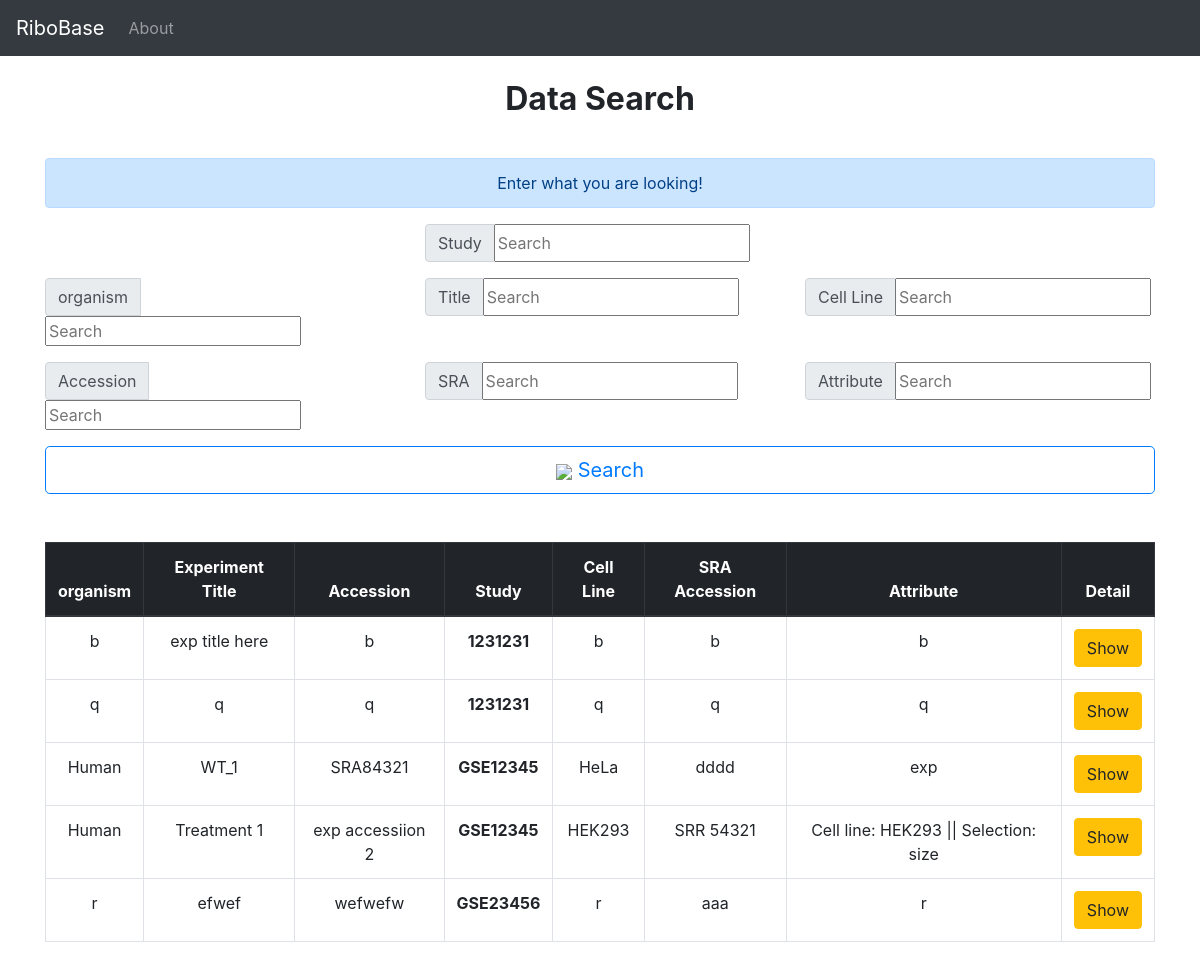
The app's page /DataSearch/, older data.
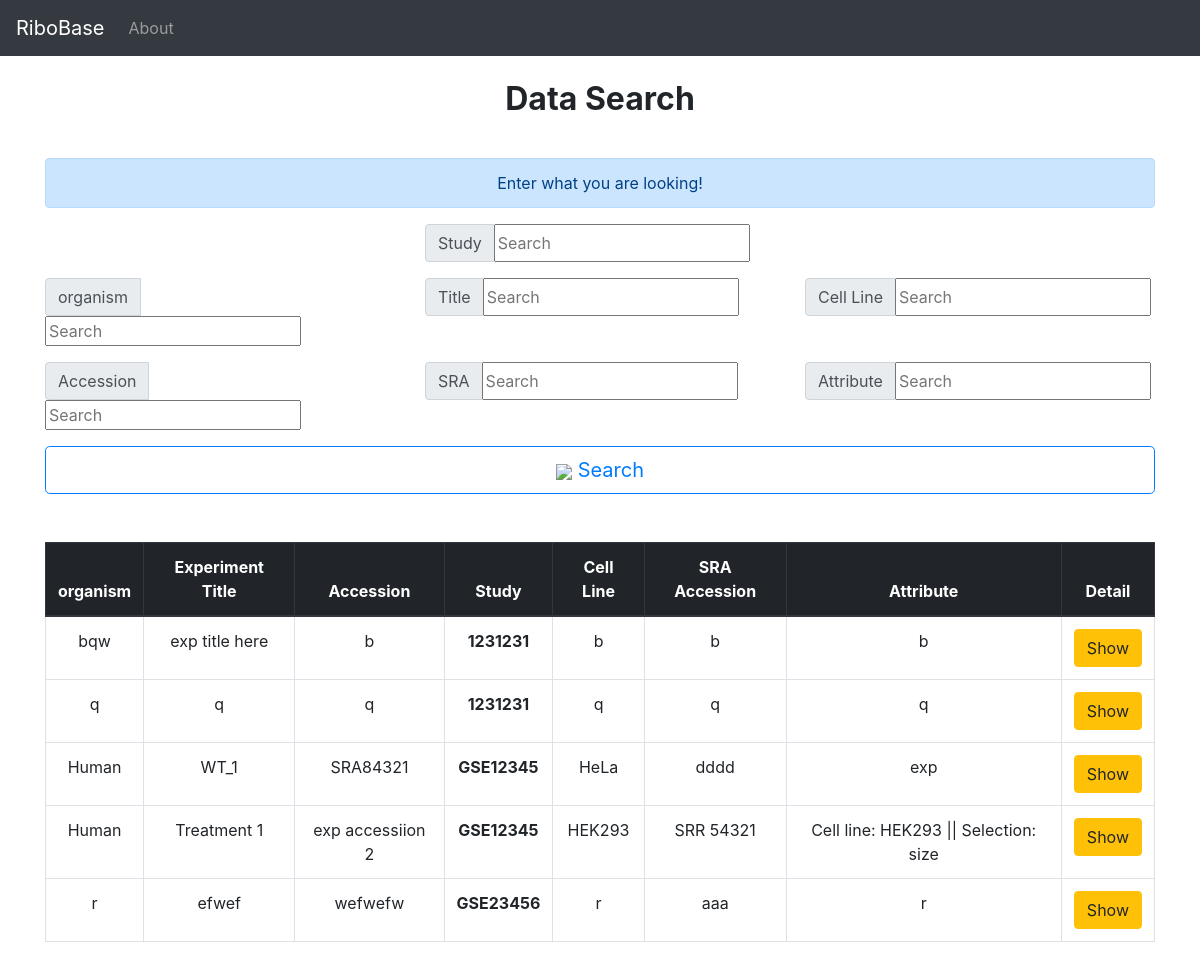
The same page, newer data.
### project/models.py (models this page shows, shortened)
class Experiment(models.Model):
    study = models.ForeignKey('Study',blank = False,on_delete = models.CASCADE,related_name="experiment")
    experiment_alias = models.CharField(max_length = 200,unique = True,blank = False)
    experiment_accession = models.CharField(max_length = 200,unique = True,blank = False)
    experiment_title = models.CharField(max_length = 200,blank = False)
    study_name = models.CharField(max_length = 200,blank = False)
    design_description = models.TextField(max_length = 200,blank = True)
    sample_accession = models.CharField(max_length = 200,blank = True)
    sample_attribute = models.TextField(max_length = 200,blank = True)
    library_strategy = models.CharField(max_length = 200,blank = True)
    library_layout = models.CharField(max_length = 200,blank = True)
    library_construction_protocol = models.TextField(max_length = 200,blank = True)
    platform = models.CharField(max_length = 200,blank = False)
    platform_parameters = models.CharField(max_length = 200,blank = False)
    xref_link = models.CharField(max_length = 200,blank = False)
    experiment_attribute = models.CharField(max_length = 200,blank = False)
    submission_accession = models.CharField(max_length = 200,blank = False)
    sradb_updated = models.CharField(max_length = 200,blank = False)
    organism = models.CharField(max_length = 200,blank = False)
    cell_line = models.CharField(max_length = 200,blank = False)
    experiment_file = models.FileField(blank = True,null = True)
    create_date = models.DateTimeField(auto_now_add = True)

class Study(models.Model):
    geo_accession = models.CharField( max_length = 50,unique = True,blank = False)
    study_accession = models.CharField(max_length = 50,unique = True,blank = False)
    study_title = models.CharField(max_length = 200,unique = False,blank = True)
    study_type = models.CharField(max_length = 100,unique = False,blank = True)
    study_abstract = models.TextField(blank = True)
    study_description = models.CharField(max_length = 200,unique = False,blank = True)
    xref_link = models.CharField(max_length = 200,unique = False,blank = True)
    submission_accession = models.CharField(max_length = 50,unique = False,blank = True)
    sradb_updated = models.CharField(max_length = 200,unique = False,blank = True)
    create_date = models.DateTimeField(auto_now_add = True)
    def __str__(self):
        return self.geo_accession

### project/views.py (the view)
# urls.py: path('DataSearch/',views.DataSearch,name="DataSearch"),
def DataSearch(request):
    keyword_Organism = request.GET.get("keyword_organism")
    keyword_Study = request.GET.get("keyword_study")
    keyword_Cell_line = request.GET.get("keyword_cell_line")
    keyword_Title = request.GET.get("keyword_experiment_title")
    keyword_Accession = request.GET.get("keyword_experiment_accession")
    keyword_sra = request.GET.get("keyword_sample_accession")
    keyword_Attribute = request.GET.get("keyword_experiment_attribute")
    if keyword_Organism:
        experiments = Experiment.objects.filter(organism__contains=keyword_Organism)
        return render(request,"DataSearch.html",{"experiments":experiments})
    if keyword_Study:
        study = Study.objects.get(geo_accession=keyword_Study)
        experiments = Experiment.objects.filter(study__geo_accession = study.geo_accession)
        return render(request,"DataSearch.html",{"experiments":experiments})
    if keyword_Cell_line:
        experiments = Experiment.objects.filter(cell_line__contains=keyword_Cell_line)
        return render(request,"DataSearch.html",{"experiments":experiments})
    if keyword_Title:
        experiments = Experiment.objects.filter(experiment_title__contains=keyword_Title)
        return render(request,"DataSearch.html",{"experiments":experiments})
    if keyword_Accession:
        experiments = Experiment.objects.filter(experiment_accession__contains=keyword_Accession)
        return render(request,"DataSearch.html",{"experiments":experiments})
    if keyword_sra:
        experiments = Experiment.objects.filter(sample_accession__contains=keyword_sra)
        return render(request,"DataSearch.html",{"experiments":experiments})
    if keyword_Attribute:
        experiments = Experiment.objects.filter(experiment_attribute__contains=keyword_Attribute)
        return render(request,"DataSearch.html",{"experiments":experiments})
    experiments = Experiment.objects.all()
    return render(request,"DataSearch.html",{"experiments":experiments})

### templates/DataSearch.html (shortened to what this page needs)
{% extends "layout.html" %}
{% block body %}
<br>
<h2><center><p class="font-weight-bold">Data Search</p></center></h2>
<br>
<div class="alert alert-primary" role="alert">
  <center>Enter what you are looking!</center>
</div>
<form>
<div class="row">
  <div class="col-md-8 offset-md-4">
    <div class="input-group mb-3">
      <div class="input-group-prepend">
        <span class="input-group-text" id="inputGroup-sizing-default">Study</span>
      </div>
      <input type="text" name = "keyword_study" class="form-sm" placeholder="Search">
    </div>
  </div>
</div>
<div class="row">
  <div class="col-6 col-md-4">
    <div class="input-group mb-3">
      <div class="input-group-prepend">
        <span class="input-group-text" id="inputGroup-sizing-default">organism</span>
      </div>
      <input type="text" name = "keyword_organism" class="form-sm" placeholder="Search">
    </div>
  </div>
  <div class="col-6 col-md-4">
    <div class="input-group mb-3">
      <div class="input-group-prepend">
        <span class="input-group-text" id="inputGroup-sizing-default">Title</span>
      </div>
      <input type="text" name = "keyword_experiment_title" class="form-sm" placeholder="Search">
    </div>
  </div>
  <div class="col-6 col-md-4">
    <div class="input-group mb-3">
      <div class="input-group-prepend">
        <span class="input-group-text" id="inputGroup-sizing-default">Cell Line</span>
      </div>
      <input type="text" name = "keyword_cell_line" class="form-sm" placeholder="Search">
    </div>
  </div>
</div>
<div class="row">
  <div class="col-6 col-md-4">
    <div class="input-group mb-3">
      <div class="input-group-prepend">
        <span class="input-group-text" id="inputGroup-sizing-default">Accession</span>
      </div>
      <input type="text" name = "keyword_experiment_accession" class="form-sm" placeholder="Search">
    </div>
  </div>
  <div class="col-6 col-md-4">
    <div class="input-group mb-3">
      <div class="input-group-prepend">
        <span class="input-group-text" id="inputGroup-sizing-default">SRA</span>
      </div>
      <input type="text" name = "keyword_sample_accession" class="form-sm" placeholder="Search">
    </div>
  </div>
  <div class="col-6 col-md-4">
    <div class="input-group mb-3">
      <div class="input-group-prepend">
        <span class="input-group-text" id="inputGroup-sizing-default">Attribute</span>
      </div>
      <input type="text" name = "keyword_experiment_attribute" class="form-sm" placeholder="Search">
    </div>
  </div>
</div>
<button type = "submit" class="btn btn-outline-primary btn-lg btn-block"><img src="https://img.icons8.com/material-sharp/24/000000/search.png">  Search</button>
</form>
<br><br>
  <table class="table table-bordered table-hover">
    <thead class="thead-dark">
      <tr>
        <th scope="col"><center>organism</center></th>
        <th scope="col"><center>Experiment Title</center></th>
        <th scope="col"><center>Accession</center></th>
        <th scope="col"><center>Study</center></th>
        <th scope="col"><center>Cell Line</center></th>
        <th scope="col"><center>SRA Accession</center></th>
        <th scope="col"><center>Attribute</center></th>
        <th scope="col"><center>Detail</center></th>
      </tr>
    </thead>
    <tbody>
    {% if experiments %}
    {% for experiment in experiments %}
    <tr>
            <td><center>{{experiment.organism}}</center></td>
            <td><center>{{experiment.experiment_title}}</center></td>
            <td><center>{{experiment.experiment_accession}}</center></td>
            <th><center>{{experiment.study}}</center></th>
            <td><center>{{experiment.cell_line}}</center></td>
            <td><center>{{experiment.sample_accession}}</center></td>
            <td><center>{{experiment.experiment_attribute}}</center></td>
            <td><center><a href="/DataSearchPage/{{experiment.id}}" class ="btn btn-warning">Show</a></center></td>
        </tr>
      {% endfor %}
      {% else %}
      <div class="alert alert-danger"><center>No matching records found</center></div>
      <br><br><br>
      {% endif %}
    </tbody>
  </table>
{% endblock body %}

Row changes from the older to the newer data that the page shows:
changed Experiment "exp title here": organism "b" → "bqw"
